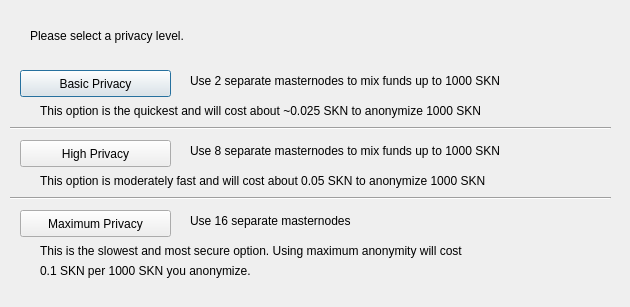
<?xml version="1.0" encoding="UTF-8"?>
<ui version="4.0">
 <class>ObfuscationConfig</class>
 <widget class="QDialog" name="ObfuscationConfig">
  <property name="geometry">
   <rect>
    <x>0</x>
    <y>0</y>
    <width>630</width>
    <height>307</height>
   </rect>
  </property>
  <property name="windowTitle">
   <string>Configure Obfuscation</string>
  </property>
  <widget class="QPushButton" name="buttonBasic">
   <property name="geometry">
    <rect>
     <x>20</x>
     <y>70</y>
     <width>151</width>
     <height>27</height>
    </rect>
   </property>
   <property name="text">
    <string>Basic Privacy</string>
   </property>
  </widget>
  <widget class="QPushButton" name="buttonHigh">
   <property name="geometry">
    <rect>
     <x>20</x>
     <y>140</y>
     <width>151</width>
     <height>27</height>
    </rect>
   </property>
   <property name="text">
    <string>High Privacy</string>
   </property>
  </widget>
  <widget class="QPushButton" name="buttonMax">
   <property name="geometry">
    <rect>
     <x>20</x>
     <y>210</y>
     <width>151</width>
     <height>27</height>
    </rect>
   </property>
   <property name="text">
    <string>Maximum Privacy</string>
   </property>
  </widget>
  <widget class="QLabel" name="label">
   <property name="geometry">
    <rect>
     <x>30</x>
     <y>20</y>
     <width>571</width>
     <height>31</height>
    </rect>
   </property>
   <property name="text">
    <string>Please select a privacy level.</string>
   </property>
  </widget>
  <widget class="QLabel" name="label_2">
   <property name="geometry">
    <rect>
     <x>190</x>
     <y>70</y>
     <width>421</width>
     <height>21</height>
    </rect>
   </property>
   <property name="text">
    <string>Use 2 separate masternodes to mix funds up to 1000 SKN</string>
   </property>
  </widget>
  <widget class="QLabel" name="label_3">
   <property name="geometry">
    <rect>
     <x>190</x>
     <y>140</y>
     <width>411</width>
     <height>21</height>
    </rect>
   </property>
   <property name="text">
    <string>Use 8 separate masternodes to mix funds up to 1000 SKN</string>
   </property>
  </widget>
  <widget class="QLabel" name="label_4">
   <property name="geometry">
    <rect>
     <x>190</x>
     <y>210</y>
     <width>421</width>
     <height>21</height>
    </rect>
   </property>
   <property name="text">
    <string>Use 16 separate masternodes</string>
   </property>
  </widget>
  <widget class="QLabel" name="label_6">
   <property name="geometry">
    <rect>
     <x>40</x>
     <y>100</y>
     <width>561</width>
     <height>21</height>
    </rect>
   </property>
   <property name="text">
    <string>This option is the quickest and will cost about ~0.025 SKN to anonymize 1000 SKN</string>
   </property>
  </widget>
  <widget class="QLabel" name="label_7">
   <property name="geometry">
    <rect>
     <x>40</x>
     <y>170</y>
     <width>561</width>
     <height>21</height>
    </rect>
   </property>
   <property name="text">
    <string>This option is moderately fast and will cost about 0.05 SKN to anonymize 1000 SKN</string>
   </property>
  </widget>
  <widget class="QLabel" name="label_8">
   <property name="geometry">
    <rect>
     <x>40</x>
     <y>240</y>
     <width>561</width>
     <height>21</height>
    </rect>
   </property>
   <property name="text">
    <string>This is the slowest and most secure option. Using maximum anonymity will cost</string>
   </property>
  </widget>
  <widget class="QLabel" name="label_9">
   <property name="geometry">
    <rect>
     <x>40</x>
     <y>260</y>
     <width>561</width>
     <height>21</height>
    </rect>
   </property>
   <property name="text">
    <string>0.1 SKN per 1000 SKN you anonymize.</string>
   </property>
  </widget>
  <widget class="Line" name="line">
   <property name="geometry">
    <rect>
     <x>10</x>
     <y>120</y>
     <width>601</width>
     <height>16</height>
    </rect>
   </property>
   <property name="orientation">
    <enum>Qt::Horizontal</enum>
   </property>
  </widget>
  <widget class="Line" name="line_2">
   <property name="geometry">
    <rect>
     <x>10</x>
     <y>190</y>
     <width>601</width>
     <height>16</height>
    </rect>
   </property>
   <property name="orientation">
    <enum>Qt::Horizontal</enum>
   </property>
  </widget>
 </widget>
 <resources/>
 <connections/>
</ui>
